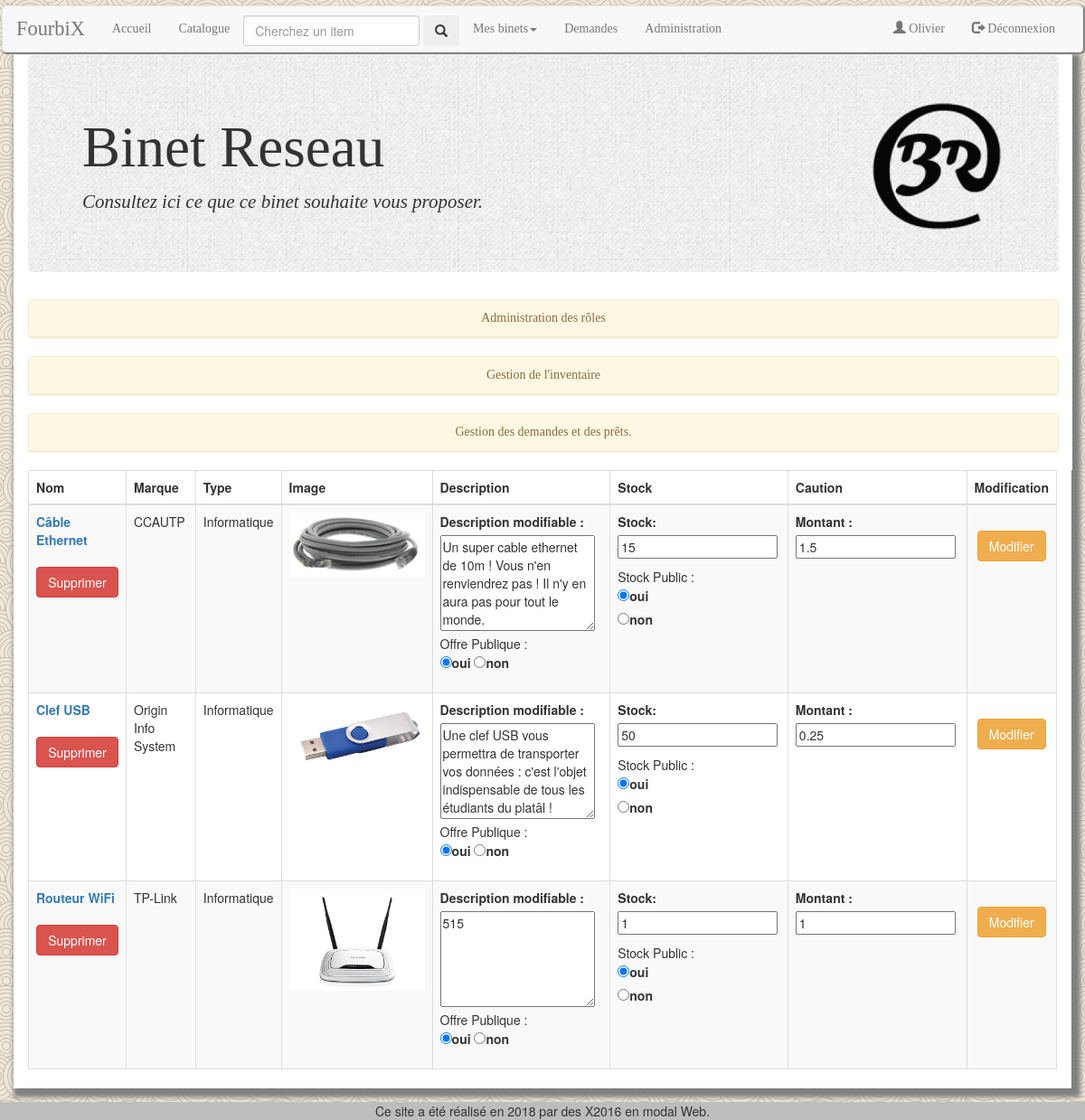
/index.php?page=binet&pageBinet=Binet Reseau (signed in), run on the app's committed database.
### tables this page shows
CREATE TABLE `utilisateurs` (
  `prenom` varchar(64) NOT NULL,
  `nom` varchar(64) NOT NULL,
  `formation` varchar(64) NOT NULL,
  `email` varchar(128) NOT NULL,
  `login` varchar(64) NOT NULL,
  `password` varchar(40) NOT NULL,
  `naissance` date NOT NULL COMMENT 'Pour savoir si la personne est majeure.'
);

CREATE TABLE `items` (
  `id` int(11) NOT NULL,
  `nom` varchar(128) NOT NULL,
  `marque` varchar(128) DEFAULT NULL,
  `type` varchar(64) DEFAULT NULL,
  `binet` varchar(64) NOT NULL,
  `quantite` int(11) NOT NULL,
  `description` text NOT NULL,
  `image` varchar(128) DEFAULT NULL,
  `offre` tinyint(1) NOT NULL DEFAULT '1',
  `isstockpublic` tinyint(1) NOT NULL DEFAULT '1',
  `caution` float NOT NULL DEFAULT '0'
);

### class/Utilisateur.php (called while the page is built, shortened)
<?php
class Utilisateur {
    public static function getUtilisateur($dbh, $login) {
        $query = "SELECT * FROM `utilisateurs` WHERE `login` = ?;";
        $sth = $dbh->prepare($query);
        $sth->setFetchMode(PDO::FETCH_CLASS, 'Utilisateur');
        $sth->execute(array($login));
        $user = $sth->fetch();
        return $user;
    }
    public static function isAdmin($dbh, $login){
        $query="SELECT `login` FROM `utilisateurs` WHERE `login` IN (SELECT `utilisateur` FROM `membres` WHERE `membres`.`role`='admin' AND `membres`.`binet`='Administrateurs') AND `login`=?;";
        $sth=$dbh->prepare($query);
        $sth->execute(array($login));
        return $sth->rowCount()==1;
    }
    public static function isAdminBinet($dbh, $login, $binet){
        $query="SELECT `login` FROM `utilisateurs` WHERE `login` IN (SELECT `utilisateur` FROM `membres` WHERE `membres`.`role`='admin' AND `membres`.`binet`=?) AND `login`=?;";
        $sth=$dbh->prepare($query);
        $sth->execute(array($binet, $login));
        return $sth->rowCount()==1;
    }
}

### class/Binet.php (called while the page is built, shortened)
<?php
class Binet{
    public static function doesBinetExist($dbh, $nom){
        $query="SELECT * FROM `binets` WHERE `nom`=?";
        $sth=$dbh->prepare($query);
        $sth->execute(array($nom));
        return $sth->rowCount()==1;
    }
}

### contents/binet.php (the view, shortened to what this page needs)
<?php
function printHeaderPage($binet){
    echo <<< CHAINE_DE_FIN
    <div class="container">
    <div class="jumbotron">
            <img src='images/binets/$binet-logo.png' alt='$binet-logo.png' class='pageLogo'>
            <h1>$binet</h1>
        <p>Consultez ici ce que ce binet souhaite vous proposer.</p>
    </div>
</div>
CHAINE_DE_FIN;
}
function printAdministration($dbh, $binet){
if (isset($_POST["loginRoleBinetAdd"])) $loginRole=$_POST["loginRoleBinetAdd"];
else $loginRole="''";
    echo <<< CHAINE_DE_FIN
    <div class="container">
<div class="panel panel-warning">
            <div class="panel-heading toBeClicked0 isClickable" style="text-align:center">Administration des rôles</div>
            <div class="panel-body toBeToggled0">
    <div class='row '>
        <div class='col-md-6 gris'>
            <div class="panel panel-success">
            <div class="panel-heading center">Ajouter un rôle</div>
            <div class="panel-body">
                <form action=index.php?page=binet method=post>
 <p>
  <label for="loginRole">login : </label>
  <input id="loginRole" type=text name=loginRoleBinetAdd value=$loginRole required>
    <input type="hidden" name="pageBinet" value="$binet">
 </p>
 <p>
     <label for="role">Role : </label>
      <select id="role" name=role class="form-control">
CHAINE_DE_FIN;
echo <<< CHAINE_DE_FIN
    </select>
 </p>
 <input type=submit class="btn btn-success" value="Ajouter le rôle">
 </form>
</div></div></div>
CHAINE_DE_FIN;
echo<<< CHAINE_DE_FIN
    <div class='col-md-6 gris'>
            <div class="panel panel-danger">
            <div class="panel-heading center">Retirer un rôle</div>
            <div class="panel-body">
<table class="table table-striped table-bordered" style="table-layout:fixed">
        <thead class="thead-dark">
            <th scope="col">login</th>
            <th scope="col">role</th>
            <th scope="col">delete ?</th>
        </thead>
        <tbody>
CHAINE_DE_FIN;
echo "</tbody></table>";
echo"</div></div></div></div></div></div></div>";
}
function printTableItems($dbh, $isManager, $binet){
     echo <<< CHAINE_DE_FIN
    <div class="container-fluid">
    <table class="table table-striped table-bordered sortable">
        <thead class="thead-dark">
            <th scope="col" >Nom</th>
            <th scope="col" >Marque</th>
            <th scope="col" >Type</th>
            <th scope="col" >Image</th>
            <th scope="col" >Description</th>
            <th scope="col" >Stock</th>
            <th scope="col" >Caution</th>
CHAINE_DE_FIN;
     if($isManager){
     echo "<th scope='col' > Modification </th>";
     }
     echo <<< CHAINE_DE_FIN
        </thead>
        <tbody>
CHAINE_DE_FIN;
     echo printItems($dbh, $isManager, $binet);
    echo "</tbody>"
    .    "</table>"
    ."</div>";
}
function printItems($dbh, $isManager, $binet){
    $query="SELECT * FROM items WHERE binet = ?";
    $sth = $dbh->prepare($query);
    $sth->setFetchMode(PDO::FETCH_CLASS, 'Item');
    $sth->execute(array($binet));
    while ($resultat = $sth->fetch()){
        $itemUpdateID=$resultat->id;
        if ($resultat->offre || $isManager){
        echo"<tr><th scope='row'><a href='index.php?page=item&id={$resultat->id}'>";
        echo htmlspecialchars($resultat->nom);
        echo "</a>";
        if ($isManager){
            echo <<< CHAINE_DE_FIN
        <form action='index.php?page=binet&pageBinet=$binet' method=post>
                <br/><p style="text-align:center"><input type='hidden' name='pageBinet' value='$binet'>
                <input type='hidden' name='itemUpdateID' value='$itemUpdateID'>
                <input type='hidden' name='toDelete' value='true'>
                <input type=submit class="btn btn-danger" value="Supprimer" onclick="return confirm('Confirmer la suppression.');"></p>
            </form>
CHAINE_DE_FIN;
        }
        echo "</th>";
        if($isManager){
            echo "<form action='index.php?page=binet&pageBinet=$binet' method=post><input type='hidden' name='pageBinet' value='$binet'><input type='hidden' name='itemUpdateID' value='$itemUpdateID'>";
        }
        echo "<td>";
        echo htmlspecialchars($resultat->marque);
        echo "</td><td>";
        echo htmlspecialchars($resultat->type);
        echo "</td><td>";
            echo "<img src=images/items/";
            echo htmlspecialchars($resultat->image);
            echo " alt='";
            echo htmlspecialchars($resultat->image);
            if ($isManager){
                echo "' class='image-item-Manager'/>";
            }else{
                echo "' class='image-item-search'/>";
            }
        echo "</td><td class='description-search'>";
        if ($isManager){
            $description= htmlspecialchars($resultat->description);
            echo "<label for='description'>Description modifiable : </label><textarea name='description' rows='5'/>$description</textarea>";
        } else{
        echo htmlspecialchars($resultat->description);
        }
        if ($isManager){
            echo <<< CHAINE_DE_FIN
            <p> Offre Publique :<br/>
            <input type="radio" value='oui' name=isOfferPublic id="OfferPublic" checked><label for="OfferPublic">oui</label>
            <input type="radio" value='non' name=isOfferPublic id="OfferPrive"><label for="OfferPrive">non</label>
            </p>
CHAINE_DE_FIN;
        }
        echo "</td><td>";
        if (!$isManager){
        if ($resultat->isstockpublic){
            echo htmlspecialchars($resultat->quantite);
        } else {
            echo "Non renseigné";
        }
        } else{
            $stockNumber=$resultat->quantite;
            echo <<<CHAINE_DE_FIN
            <p>
                <label for="stockQuantity">Stock:</label>
                <input type=number value=$stockNumber step='any' name=stockQuantity id="stockQuantity">
            </p>
            <p>Stock Public :<br/>
            <input type="radio" value='oui' name=isStockPublic id="StockPublic" checked><label for="StockPublic">oui</label><br/>
            <input type="radio" value='non' name=isStockPublic id="StockPrive"><label for="StockPrive">non</label>
            </p>
CHAINE_DE_FIN;
        }
        echo "</td><td>";
        if (!$isManager){
        if (strlen($resultat->caution)>0){
            echo htmlspecialchars($resultat->caution);
            echo " &euro;";
        }else {
            echo "Non renseigné ou sans caution.";
        }
        } else{
            $caution=htmlspecialchars($resultat->caution);
            echo <<< CHAINE_DE_FIN
            <label for="caution">Montant :</label>
            <input type=number value=$caution step='0.01' name=caution id="caution" min='0'>
CHAINE_DE_FIN;
        }
        echo "</td>";
        if ($isManager){
            echo <<< CHAINE_DE_FIN
        <td>
            <br/>
            <p style="text-align:center"><input type=submit class="btn btn-warning" value="Modifier"></p>
        </td>
            </tr>
                </form>
CHAINE_DE_FIN;
        } else{
            echo "</tr>";
        };
        }
    }
}
function printGestionItemsForm($dbh, $binet){
    echo <<< CHAINE_DE_FIN
    <div class="container">
<div class="panel panel-warning">
            <div class="panel-heading toBeClicked1 isClickable" data-toggle="collapse" data-target="#demande-form" style="text-align:center">Gestion de l'inventaire</div>
            <div class="panel-body toBeToggled1">
    <div class='row'>
CHAINE_DE_FIN;
    echo <<< CHAINE_DE_FIN
    </div></div></div></div>
CHAINE_DE_FIN;
}
function printGestionDemandes($dbh, $binet){
    echo <<< CHAINE_DE_FIN
    <div class="container">
    <div class="panel panel-warning">
            <div class="panel-heading toBeClicked2 isClickable center"  >Gestion des demandes et des prêts.</div>
            <div class="panel-body panel-collapse collapse toBeToggled2">
    <div class='row'>
CHAINE_DE_FIN;
    echo <<< CHAINE_DE_FIN
    </div></div></div></div>
CHAINE_DE_FIN;
}
if (isset($_GET["pageBinet"]) && Binet::doesBinetExist($dbh, $_GET["pageBinet"]) && $_GET["pageBinet"]!="Administrateurs"){
    $binet= htmlspecialchars($_GET["pageBinet"]);
    printHeaderPage($binet);
    if (isset($_SESSION["loggedIn"]) && $_SESSION["loggedIn"] && (Utilisateur::isAdminBinet($dbh, $_SESSION["login"], $binet) || Utilisateur::isAdmin($dbh, $_SESSION["login"]))){
        $isManager=true;
        printAdministration($dbh, $binet);
    } elseif (isset($_SESSION["loggedIn"]) && $_SESSION["loggedIn"] && Utilisateur::isMatosManager($dbh, $_SESSION["login"], $binet)) {
        $role="matosManager";
        $isManager=true;
    } else{
        $role="visiteur";
        $isManager=false;
    }
    if ($isManager){
        printgestionItemsForm($dbh, $binet);
        printGestionDemandes($dbh, $binet);
    }
    printTableItems($dbh, $isManager, $binet);
} else{
    require("erreur.php");
}

### forms/utils.php (shortened to what this page needs)
<?php
function generateHTMLHeader($titre, $linkCSS) {
    echo <<<CHAINE_DE_FIN
<!DOCTYPE html>
<html>
   <head>
        <meta charset="UTF-8"/>
        <meta name="viewport" content="width=device-width, initial-scale=1">
        <link href="bootstrap/css/bootstrap.css" rel="stylesheet">
        <link rel="stylesheet" type="text/css" href="$linkCSS">
        <link rel="icon" type="image/x-icon" href="images/logo/favicon.ico" />
        <link rel="icon" type="image/png" href="images/logo/favicon.png" />
        <script type="text/javascript" src="js/jquery-1.11.0.min.js"></script>
        <script type="text/javascript" src="js/code.js"></script>
        <script type="text/javascript" src="js/sorttable.js"></script>
        <script type="text/javascript" src="bootstrap/js/bootstrap.js"></script>
        <script type="text/javascript" src="bootstrap/js/jquery.js"></script>
        <script type="text/javascript" src="bootstrap/js/npm.js"></script>
        <title>$titre</title>
    </head>
        <body>
            <div class='upperNavBar'>
            </div>
CHAINE_DE_FIN;
}
function generateHTMLFooter(){
    echo <<< CHAINE_DE_FIN
    </body>
    <footer class="page-footer font-small pt-4 mt-4">
        <div class="footer-copyright py-3 text-center">
            Ce site a été réalisé en 2018 par des X2016 en modal Web.
        </div>
    </footer>
</html>
CHAINE_DE_FIN;
}
function generateNavBar($dbh, $isLogged){
    if (!$isLogged){
        echo <<< CHAINE_DE_FIN
    <nav class="navbar navbar-default" role="navigation" style="margin:2px">
        <div class="container-fluid">
            <div class="navbar-header">
                <button type="button" class="navbar-toggle collapsed" data-toggle="collapse" data-target="#navbar" aria-expanded="false">
                    <span class="sr-only">Toggle navitagion</span>
                    <span class="icon-bar"></span>
                    <span class="icon-bar"></span>
                    <span class="icon-bar"></span>
                </button>
                <a class="navbar-brand titreSite" href="index.php">FourbiX</a>
            </div>
            <div class="navbar-collapse collapse" id="navbar">
                <ul class="nav navbar-nav">
                    <li><a href="index.php?page=accueil">Accueil</a></li>
                    <li style=margin-top:10px>
                </ul>
                <ul class="nav navbar-nav navbar-right">
                    <li><a href="index.php?page=inscription"><span class="glyphicon glyphicon-user"></span> S'inscrire</a></li>
                    <li><a href="index.php?page=accueil"><span class="glyphicon glyphicon-log-in"></span> Connexion</a></li>
                </ul>
            </div>
        </div>
    </nav>
CHAINE_DE_FIN;
    } else{
        $login= htmlspecialchars($_SESSION["login"]);
        $isAdmin= Utilisateur::isAdmin($dbh, $login);
            echo <<< CHAINE_DE_FIN
    <nav class="navbar navbar-default" role="navigation" style="margin:2px">
        <div class="container-fluid">
            <div class="navbar-header">
                <button type="button" class="navbar-toggle collapsed" data-toggle="collapse" data-target="#navbar" aria-expanded="false">
                    <span class="sr-only">Toggle navitagion</span>
                    <span class="icon-bar"></span>
                    <span class="icon-bar"></span>
                    <span class="icon-bar"></span>
                </button>
                <a class="navbar-brand titreSite" href="index.php">FourbiX</a>
            </div>
            <div class="navbar-collapse collapse" id="navbar">
                <ul class="nav navbar-nav navbar-left">
                    <li><a href="index.php?page=accueil">Accueil</a></li>
                    <li><a href="index.php?page=catalogue">Catalogue</a></li>
                    <li style=margin-top:10px>
                    <form class="form-inline" method="get" action="index.php">
                        <input class="form-control mr-sm-2" type="search" name="search" placeholder="Cherchez un item" aria-label="Search">
                        <button class="btn btn-outline-success my-2 my-sm-0" type="submit" value="search" name="page"><span class="glyphicon glyphicon-search"></span></button>
                    </form></li>
                    <li class='dropdown'><a href="#" class="dropdown-toggle" data-toggle="dropdown" role="button" aria-haspopup="true" aria-expanded="false">Mes binets<span class="caret"></span></a>
                        <ul class="dropdown-menu">
CHAINE_DE_FIN;
            echo <<< CHAINE_DE_FIN
                        </ul>
                    </li>
                    <li><a href="index.php?page=demandes">Demandes</a></li>
CHAINE_DE_FIN;
            if ($isAdmin){
                echo <<< CHAINE_DE_FIN
                    <li><a href="index.php?page=administration">Administration</a></li>
CHAINE_DE_FIN;
            }
            $prenom = Utilisateur::getUtilisateur($dbh, $login)->prenom;
            echo <<< CHAINE_DE_FIN
                </ul>
                <ul class="nav navbar-nav navbar-right">
                    <li><a href="index.php?page=utilisateur"><span class="glyphicon glyphicon-user"></span> $prenom</a></li>
                    <li><a href="index.php?todo=logout&page=accueil"><span class="glyphicon glyphicon-log-out"></span> Déconnexion</a></li>
                </ul>
            </div>
        </div>
    </nav>
CHAINE_DE_FIN;
    }
}
?>

### data on the page
utilisateurs: prenom "Olivier"
items: nom "Câble Ethernet", marque "CCAUTP", type "Informatique", image (picture), description "Un super cable ethernet de 10m ! Vous n'en renviendrez pas ! Il n'y en aura pas pour tout le monde.", stockQuantity "15", caution "1.5"
items: nom "Clef USB", marque "Origin Info System", type "Informatique", image (picture), description "Une clef USB vous permettra de transporter vos données : c'est l'objet indispensable de tous les étudiants du platâl !", stockQuantity "50", caution "0.25"
items: nom "Routeur WiFi", marque "TP-Link", type "Informatique", image (picture), description "515", stockQuantity "1", caution "1"

### other printed values
$binet "Binet Reseau"
